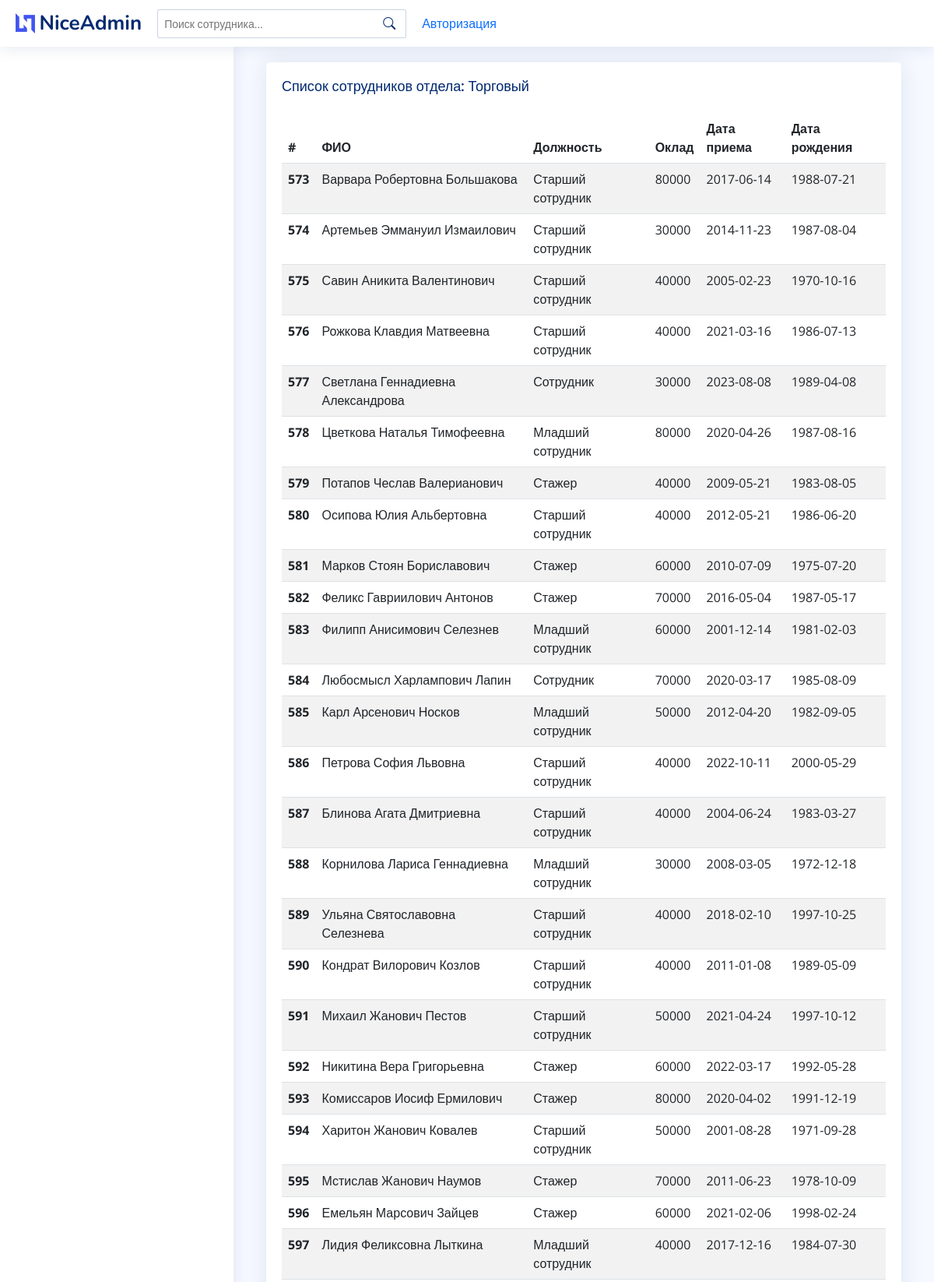
Screenshot of /employer/list/8889 (upper part) with the database file from the repository.
### departments/models.py (models this page shows)
class Department(MPTTModel):
    fullname = models.CharField(max_length=100, default='',
                                verbose_name="Название отдела")
    parent = TreeForeignKey(
        "self", on_delete=models.PROTECT, null=True, blank=True,
        related_name='children', db_index=True, verbose_name='Старший отдел')
    staffing = models.IntegerField(
        default=50, verbose_name='Штатная численность')
    def __str__(self):
        return self.fullname
    class MPTTMeta:
        order_insertetion_by = ['fullname']
    class Meta:
        verbose_name = 'Отдел'
        verbose_name_plural = 'Отделы'

### employers/models.py (models this page shows)
class Employer(models.Model):
    name = models.CharField(max_length=200, verbose_name='ФИО сотрудника')
    position = models.ForeignKey(
        'Position', on_delete=models.PROTECT, verbose_name='Должность',
        blank=True, null=True
    )
    department = models.ForeignKey(
        'departments.Department', on_delete=models.PROTECT, verbose_name='Отдел',
        blank=True, null=True
    )
    salary = models.IntegerField(verbose_name='Жалование')
    work_since = models.DateField(
        auto_now=False, auto_now_add=False, verbose_name='Дата трудоустройства')
    birth_date = models.DateField(
        auto_now=False, auto_now_add=False, verbose_name='Дата рождения')
    photo = models.ImageField(
        upload_to='photo/', null=True, verbose_name='Фото')
    def __str__(self):
        return self.name
    class Meta:
        verbose_name = 'Сотрудник'
        verbose_name_plural = 'Сотрудники'

class Position(models.Model):
    name = models.CharField(max_length=50)
    def __str__(self):
        return self.name
    class Meta:
        verbose_name = 'Должность'
        verbose_name_plural = 'Должности'

### employers/views.py (the view)
# urls.py: path('list/<int:id>', ViewEmployersList.as_view(), name="employerslist"),
class ViewEmployersList(View):
    def get(self, request, id):
        order_by = request.GET.get('order_by', 'id')
        departments = Department.objects.all()
        department = get_object_or_404(Department, pk=id)
        employers = Employer.objects.filter(
            department=department).all().order_by(order_by)
        try:
            boss = Employer.objects.get(
                department=department, position_id=9999)
        except Employer.DoesNotExist:
            boss = None
        return render(request, 'includes/employers_list.html', locals())

### templates/includes/employers_list.html
{% extends 'index.html' %}
{% block content %}
  <div class="container">
    <div class="col-lg-12">
      <div class="card">
        <div class="card-body">
          <h5 class="card-title">Список сотрудников отдела: {{ department }}</h5>
          <table class="table table-striped tablesorted" id="myTable" >
            <thead>
              <tr>
                <th scope="col">#</th>
                <th scope="col">ФИО</th>
                <th scope="col">Должность</th>
                <th scope="col">Оклад</th>
                <th scope="col">Дата приема</th>
                <th scope="col">Дата рождения</th>
              </tr>
            </thead>
            <tbody>
              {% for employer in employers %}
                <tr>
                        <th scope="row">
                            <a class="nav-link" href="{% url 'employer' employer.id %}">
                            {{ employer.id }}</a></th>
                    {% if employer.position == boss.position %}
                            <td class="text-primary"><a class="nav-link" href="{% url 'employer' employer.id %}">
                        {{ employer }}</a></td>
                            <td class="text-primary"><a class="nav-link" href="{% url 'employer' employer.id %}">
                        {{ employer.position }}</a></td>
                            <td class="text-primary"><a class="nav-link" href="{% url 'employer' employer.id %}">
                        {{ employer.salary }}</a></td>
                            <td class="text-primary"><a class="nav-link" href="{% url 'employer' employer.id %}">
                        {{ employer.work_since|date:"Y-m-d" }}</a></td>
                            <td class="text-primary"><a class="nav-link" href="{% url 'employer' employer.id %}">
                        {{ employer.birth_date|date:"Y-m-d" }}</a></td>
                    {% else %}
                        <td><a class="nav-link" href="{% url 'employer' employer.id %}">
                            {{ employer }}</a></td>
                        <td><a class="nav-link" href="{% url 'employer' employer.id %}">
                            {{ employer.position }}</a></td>
                        <td><a class="nav-link" href="{% url 'employer' employer.id %}">
                            {{ employer.salary }}</a></td>
                        <td><a class="nav-link" href="{% url 'employer' employer.id %}">
                            {{ employer.work_since|date:"Y-m-d" }}</a></td>
                        <td><a class="nav-link" href="{% url 'employer' employer.id %}">
                            {{ employer.birth_date|date:"Y-m-d" }}</a></td>
                    {% endif %}
                </tr>
              {% endfor %}
            </tbody>
          </table>
        </div>
      </div>
    </div>
  </div>
{% endblock %}

### static/css/style.css (style rules this page uses)
:root { scroll-behavior: smooth; }
body { font-family: "Open Sans", sans-serif; background: #f6f9ff; color: #444444; }
a { color: #4154f1; text-decoration: none; }
h1, h2, h3, h4, h5, h6 { font-family: "Nunito", sans-serif; }
.card { margin-bottom: 30px; border: none; border-radius: 5px; box-shadow: 0px 0 30px rgba(1, 41, 112, 0.1); }
.card-title { padding: 20px 0 15px 0; font-size: 18px; font-weight: 500; color: #012970; font-family: "Poppins", sans-serif; }
.card-body { padding: 0 20px 20px 20px; }

### rows the page displays
Department: fullname "Торговый"
Employer: id "573", name "Варвара Робертовна Большакова", position "Старший сотрудник", salary "80000", work_since "2017-06-14", birth_date "1988-07-21"
Employer: id "574", name "Артемьев Эммануил Измаилович", position "Старший сотрудник", salary "30000", work_since "2014-11-23", birth_date "1987-08-04"
Employer: id "575", name "Савин Аникита Валентинович", position "Старший сотрудник", salary "40000", work_since "2005-02-23", birth_date "1970-10-16"
Employer: id "576", name "Рожкова Клавдия Матвеевна", position "Старший сотрудник", salary "40000", work_since "2021-03-16", birth_date "1986-07-13"
Employer: id "577", name "Светлана Геннадиевна Александрова", position "Сотрудник", salary "30000", work_since "2023-08-08", birth_date "1989-04-08"
Employer: id "578", name "Цветкова Наталья Тимофеевна", position "Младший сотрудник", salary "80000", work_since "2020-04-26", birth_date "1987-08-16"
Employer: id "579", name "Потапов Чеслав Валерианович", position "Стажер", salary "40000", work_since "2009-05-21", birth_date "1983-08-05"
Employer: id "580", name "Осипова Юлия Альбертовна", position "Старший сотрудник", salary "40000", work_since "2012-05-21", birth_date "1986-06-20"
Employer: id "581", name "Марков Стоян Бориславович", position "Стажер", salary "60000", work_since "2010-07-09", birth_date "1975-07-20"
Employer: id "582", name "Феликс Гавриилович Антонов", position "Стажер", salary "70000", work_since "2016-05-04", birth_date "1987-05-17"
Employer: id "583", name "Филипп Анисимович Селезнев", position "Младший сотрудник", salary "60000", work_since "2001-12-14", birth_date "1981-02-03"
Employer: id "584", name "Любосмысл Харлампович Лапин", position "Сотрудник", salary "70000", work_since "2020-03-17", birth_date "1985-08-09"
Employer: id "585", name "Карл Арсенович Носков", position "Младший сотрудник", salary "50000", work_since "2012-04-20", birth_date "1982-09-05"
Employer: id "586", name "Петрова София Львовна", position "Старший сотрудник", salary "40000", work_since "2022-10-11", birth_date "2000-05-29"
Employer: id "587", name "Блинова Агата Дмитриевна", position "Старший сотрудник", salary "40000", work_since "2004-06-24", birth_date "1983-03-27"
Employer: id "588", name "Корнилова Лариса Геннадиевна", position "Младший сотрудник", salary "30000", work_since "2008-03-05", birth_date "1972-12-18"
Employer: id "589", name "Ульяна Святославовна Селезнева", position "Старший сотрудник", salary "40000", work_since "2018-02-10", birth_date "1997-10-25"
Employer: id "590", name "Кондрат Вилорович Козлов", position "Старший сотрудник", salary "40000", work_since "2011-01-08", birth_date "1989-05-09"
Employer: id "591", name "Михаил Жанович Пестов", position "Старший сотрудник", salary "50000", work_since "2021-04-24", birth_date "1997-10-12"
Employer: id "592", name "Никитина Вера Григорьевна", position "Стажер", salary "60000", work_since "2022-03-17", birth_date "1992-05-28"
Employer: id "593", name "Комиссаров Иосиф Ермилович", position "Стажер", salary "80000", work_since "2020-04-02", birth_date "1991-12-19"
Employer: id "594", name "Харитон Жанович Ковалев", position "Старший сотрудник", salary "50000", work_since "2001-08-28", birth_date "1971-09-28"
Employer: id "595", name "Мстислав Жанович Наумов", position "Стажер", salary "70000", work_since "2011-06-23", birth_date "1978-10-09"
Employer: id "596", name "Емельян Марсович Зайцев", position "Стажер", salary "60000", work_since "2021-02-06", birth_date "1998-02-24"
Employer: id "597", name "Лидия Феликсовна Лыткина", position "Младший сотрудник", salary "40000", work_since "2017-12-16", birth_date "1984-07-30"
